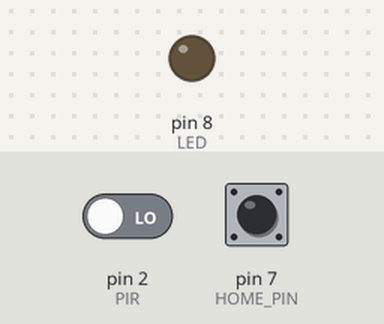
Simulated run of this sketch. Board: Arduino Uno, built with avr-gcc and run on an emulated ATmega328P. Shown: output pins drawn as LEDs (lit = HIGH). Inputs (shaded band) come from the test bench; at power-on: pin 2 (PIR) LOW, pin 7 (HOME_PIN) HIGH. What the sketch prints to the serial monitor is not drawn.

Above: at 1.2 s.
1.3 s: pin 2 (PIR) driven HIGH
At 2.0 s:
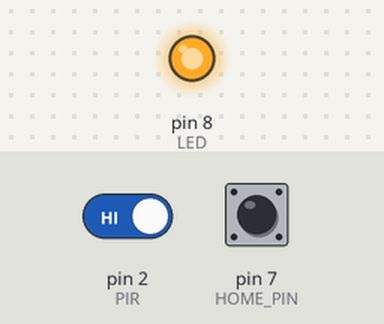
2.8 s: pin 2 (PIR) driven LOW
At 5.1 s:
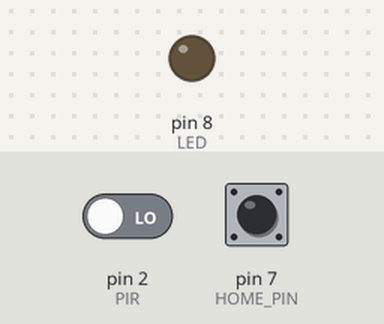
Timing chart, 0 to 6.6 s (numbered marks = the images above; inputs shaded):
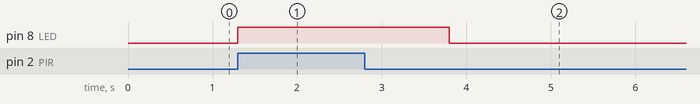

Measured:
- after the input at 1.3 s, pin 8 (LED): LOW → HIGH at once
- after the input at 2.8 s, pin 8 (LED): HIGH → LOW after 1.0 s

The sketch:

httpServer.ino
```cpp
#include <EtherCard.h>
#include <avr/wdt.h>

// ethernet interface mac address - must be unique on your network
static byte mymac[] = { 0x74, 0x69, 0x69, 0x2D, 0x30, 0x31 };

static byte homeip[] = { 10, 0, 0, 10 };
static byte homegwip[] = { 10, 0, 0, 138 };

static byte officeip[] = { 192, 168, 210, 99 };
static byte officegwip[] = { 192, 168, 200, 254 };

static byte myip[] = { 10, 0, 0, 10 };
static byte gwip[] = { 10, 0, 0, 138 };

const int LED      = 8;
const int HOME_PIN = 7; // For this to work, connect (digital) GND to 7
const int PIR      = 2; // PIR Out pin

static BufferFiller bfill;  // used as cursor while filling the buffer
byte Ethernet::buffer[1000];   // tcp/ip send and receive buffer

void setup() {
  Serial.begin(9600);
  Serial.println("\n[HTTP RELAY]");

  pinMode(HOME_PIN, INPUT_PULLUP);
  pinMode(LED, OUTPUT);
  pinMode(PIR, INPUT);
  digitalWrite(LED, LOW);

  connectToInternet();
}

unsigned long endTime = 0;
bool shouldCheck = false;
unsigned long restartTime = 14400000; // 4 hours

void loop() {
  bool shouldOpen = didReceiveHttpRequest() || IsSomeoneClose();

  // check if valid tcp data is received
  if (shouldOpen) {
    digitalWrite(LED, HIGH);
    endTime = millis() + 1000;
    shouldCheck = true;
  }

  if (shouldCheck && millis() > endTime) {
    digitalWrite(LED, LOW);
    shouldCheck = false;
  }

  handleReboot();
}

void connectToInternet() {
  if (ether.begin(sizeof Ethernet::buffer, mymac, SS) == 0)
    Serial.println( "Failed to access Ethernet controller");

  if (digitalRead(HOME_PIN) == LOW) {
    ether.staticSetup(homeip, homegwip);
  } else {
    ether.staticSetup(officeip, officegwip);
  }

  ether.printIp("IP: ", ether.myip);
}

bool IsSomeoneClose() {
  return digitalRead(PIR) == HIGH;
}

bool didReceiveHttpRequest() {
  word len = ether.packetReceive();
  word pos = ether.packetLoop(len);

  if (pos) {
    bfill = ether.tcpOffset();
    char* data = (char *) Ethernet::buffer + pos;

    if (strncmp("GET /noclose", data, 12) == 0) {
      bfill.emit_p(PSTR(
                     "HTTP/1.0 200 OK\r\n"
                     "Content-Type: text/html\r\n"
                     "\r\n"
                     "<html><head></head><body><h1>200 OK</h1></body></html>"));
      ether.httpServerReply(bfill.position()); // send web page data
    } else {
      bfill.emit_p(PSTR(
                     "HTTP/1.0 200 OK\r\n"
                     "Content-Type: text/html\r\n"
                     "\r\n"
                     "<html><head><script type=\"text/javascript\">window.close();</script></head><body><h1>200 OK</h1></body></html>"));
      ether.httpServerReply(bfill.position()); // send web page data
    }

    return true;
  } else {
    return false;
  }
}

void handleReboot() {
  if (millis() >= restartTime) {
    wdt_disable();
    wdt_enable(WDTO_15MS);
    while (1) {}
  }
}
```
